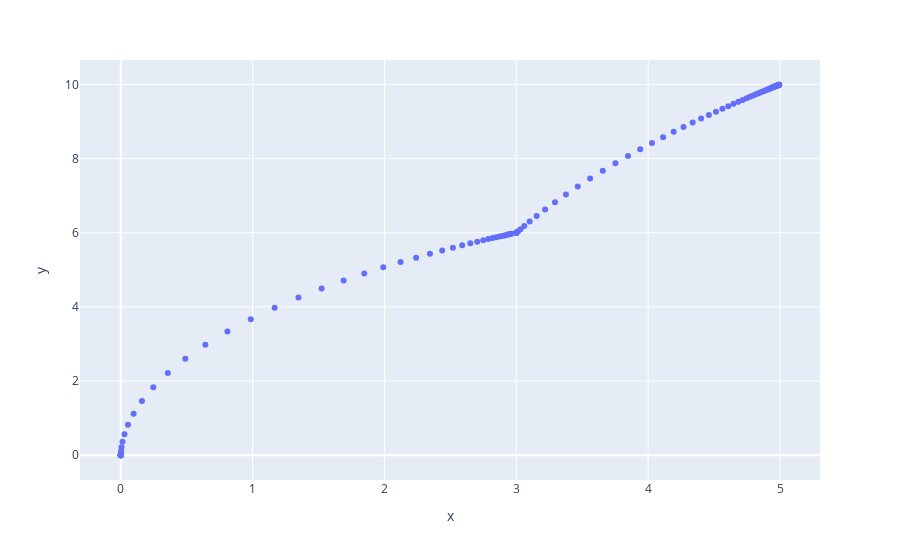

This figure's notebook cell:
### Code cell
px.scatter(x=points[:,0], y=points[:,1])
